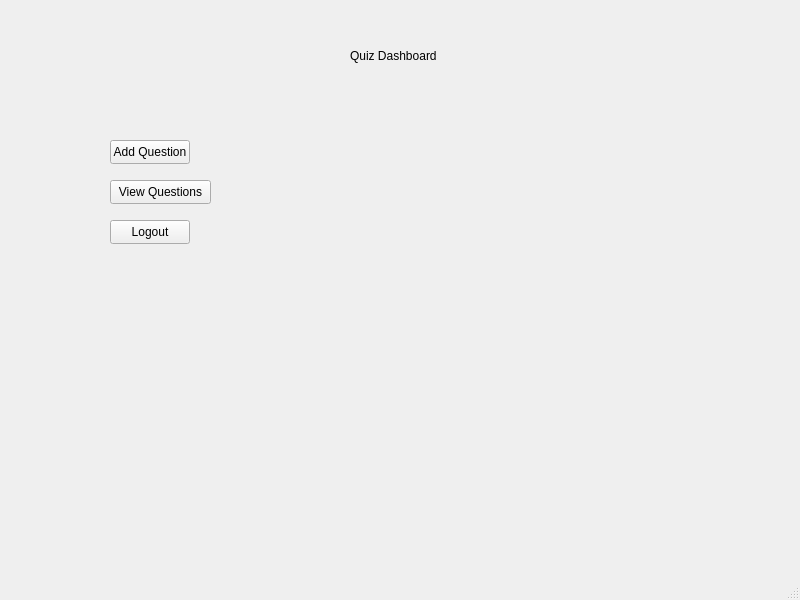
<?xml version="1.0" encoding="UTF-8"?>
<ui version="4.0">
 <class>Dashboard</class>
 <widget class="QMainWindow" name="Dashboard">
  <property name="geometry">
   <rect>
    <x>0</x>
    <y>0</y>
    <width>800</width>
    <height>600</height>
   </rect>
  </property>
  <property name="windowTitle">
   <string>MainWindow</string>
  </property>
  <widget class="QWidget" name="centralwidget">
   <widget class="QLabel" name="label">
    <property name="geometry">
     <rect>
      <x>350</x>
      <y>40</y>
      <width>111</width>
      <height>31</height>
     </rect>
    </property>
    <property name="text">
     <string>Quiz Dashboard</string>
    </property>
   </widget>
   <widget class="QPushButton" name="addQuestionButton">
    <property name="geometry">
     <rect>
      <x>110</x>
      <y>140</y>
      <width>80</width>
      <height>24</height>
     </rect>
    </property>
    <property name="text">
     <string>Add Question</string>
    </property>
   </widget>
   <widget class="QPushButton" name="pushButton_2">
    <property name="geometry">
     <rect>
      <x>110</x>
      <y>180</y>
      <width>101</width>
      <height>24</height>
     </rect>
    </property>
    <property name="text">
     <string>View Questions</string>
    </property>
   </widget>
   <widget class="QPushButton" name="logoutButton">
    <property name="geometry">
     <rect>
      <x>110</x>
      <y>220</y>
      <width>80</width>
      <height>24</height>
     </rect>
    </property>
    <property name="text">
     <string>Logout</string>
    </property>
   </widget>
  </widget>
  <widget class="QMenuBar" name="menubar">
   <property name="geometry">
    <rect>
     <x>0</x>
     <y>0</y>
     <width>800</width>
     <height>21</height>
    </rect>
   </property>
  </widget>
  <widget class="QStatusBar" name="statusbar"/>
 </widget>
 <resources/>
 <connections/>
</ui>
